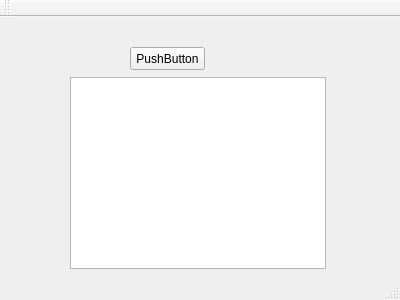
<?xml version="1.0" encoding="UTF-8"?>
<ui version="4.0">
 <class>MainWindow</class>
 <widget class="QMainWindow" name="MainWindow">
  <property name="geometry">
   <rect>
    <x>0</x>
    <y>0</y>
    <width>400</width>
    <height>300</height>
   </rect>
  </property>
  <property name="windowTitle">
   <string>MainWindow</string>
  </property>
  <widget class="QWidget" name="centralWidget">
   <widget class="QGraphicsView" name="graphicsView">
    <property name="geometry">
     <rect>
      <x>70</x>
      <y>60</y>
      <width>256</width>
      <height>192</height>
     </rect>
    </property>
   </widget>
   <widget class="QPushButton" name="pushButton">
    <property name="geometry">
     <rect>
      <x>130</x>
      <y>30</y>
      <width>75</width>
      <height>23</height>
     </rect>
    </property>
    <property name="text">
     <string>PushButton</string>
    </property>
   </widget>
  </widget>
  <widget class="QMenuBar" name="menuBar">
   <property name="geometry">
    <rect>
     <x>0</x>
     <y>0</y>
     <width>400</width>
     <height>21</height>
    </rect>
   </property>
  </widget>
  <widget class="QToolBar" name="mainToolBar">
   <attribute name="toolBarArea">
    <enum>TopToolBarArea</enum>
   </attribute>
   <attribute name="toolBarBreak">
    <bool>false</bool>
   </attribute>
  </widget>
  <widget class="QStatusBar" name="statusBar"/>
 </widget>
 <layoutdefault spacing="6" margin="11"/>
 <resources/>
 <connections/>
</ui>
